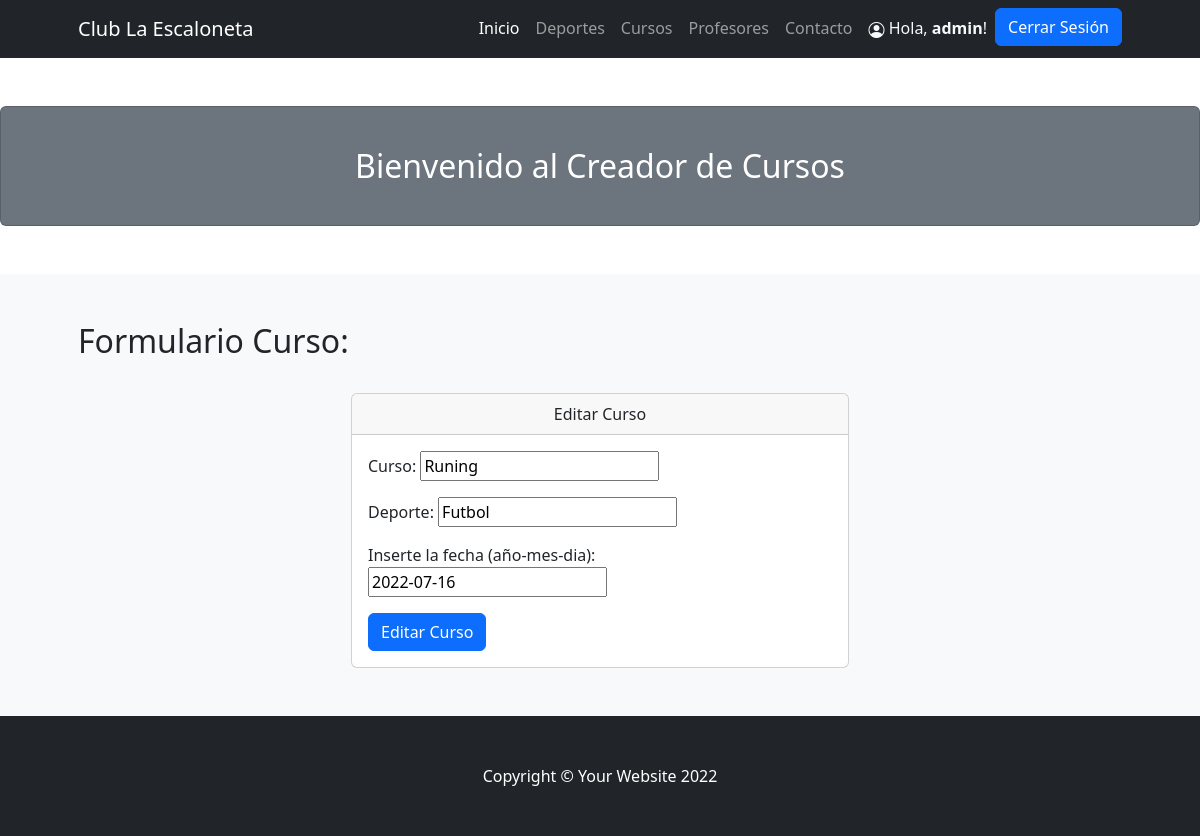
/editar_curso/1/ (signed in), run on the app's committed database.
### ClubAPP/models.py (models this page shows)
class Curso(models.Model):
    nombre = models.CharField(max_length=30)
    deporte = models.CharField(max_length=30)
    fecha = models.DateField(max_length=30)

### ClubAPP/views.py (the view, shortened to what this page needs)
# urls.py: path('editar_curso/<curso_id>/', editar_curso, name="Editar_curso"),
@staff_member_required
def editar_curso(request, curso_id):
    curso = Curso.objects.get(id=curso_id)
    formulario = NuevoCurso(initial={"nombre":curso.nombre,"deporte":curso.deporte,"fecha":curso.fecha})
    return render(request,"nuevo_curso.html",{"form":formulario,"accion":"Editar Curso"})

### ClubAPP/forms.py
class NuevoCurso(forms.Form):
    nombre = forms.CharField(max_length=30,label="Curso:")
    deporte = forms.CharField(max_length=30,label="Deporte:")
    fecha = forms.CharField(max_length=30,label="Inserte la fecha (año-mes-dia):")

### ClubAPP/template/nuevo_curso.html (shortened to what this page needs)
{% extends 'base.html' %}
{% load static %}
{% block contenidoPagina %}
{% load crispy_forms_tags %}
<div class="card text-white bg-secondary my-5 py-4 text-center">
    <div class="card-body"><h2 class="text-white m-0">Bienvenido al Creador de Cursos</h2></div>
</div>
<section class="bg-light py-5">
    <div class="container px-5">
        <h2>Formulario Curso:</h2>
        <br>
        <div class="row gx-5 justify-content-center">
            <div class="col-lg-6">
                <div class="card">
                    <div class="card-header text-center">
                        {{accion}}
                    </div>
                    <div class="card-body">
                        <form action="" method="post">
                            {{ form.as_p }}
                            <input type="submit" class="btn btn-primary" value="{{accion}}">
                        </form>
                    </div>
                </div>
            </div>
        </div>
    </div>
</section>
{% endblock %}

### ClubAPP/template/base.html (shortened to what this page needs)
{% load static %}
<!DOCTYPE html>
<html lang="en">
    <head>
        <link rel="stylesheet" href="https://cdn.jsdelivr.net/npm/bootstrap-icons@1.8.3/font/bootstrap-icons.css">
        <link href="{% static 'css/styles.css' %}" rel="stylesheet" />
        <link href="../assets/dist/css/bootstrap.min.css" rel="stylesheet">
  </head>
    </head>
    <body>
        <nav class="navbar navbar-expand-lg navbar-dark bg-dark">
            <div class="container px-5">
                <a class="navbar-brand" href="{% url 'Inicio' %}">Club La Escaloneta</a>
                <div class="collapse navbar-collapse" id="navbarSupportedContent">
                    <ul class="navbar-nav ms-auto mb-2 mb-lg-0">
                        <li class="nav-item"><a class="nav-link active" aria-current="page" href="{% url 'Inicio' %}">Inicio</a></li>
                        <li class="nav-item"><a class="nav-link" href="{% url 'Deportes' %}">Deportes</a></li>
                        <li class="nav-item"><a class="nav-link" href="{% url 'Cursos' %}">Cursos</a></li>
                        <li class="nav-item"><a class="nav-link" href="{% url 'Profesores' %}">Profesores</a></li>
                        <li class="nav-item"><a class="nav-link" href="{% url 'Contacto' %}">Contacto</a></li>
                        {% if user.is_authenticated %}
                            <li class="nav-item"><p class="text-light my-2 mx-2"> <i class="bi bi-person-circle"></i> Hola, <b>{{user.username}}</b>!</p></li>
                            <li class="nav-item"><a class="btn btn-primary" href="{% url 'Salida' %}">Cerrar Sesión</a></li>
                        {% else %}
                            <li class="nav-item"><a class="btn btn-primary mx-2" href="{% url 'Entrada' %}">Iniciar Sesión</a></li>
                            <li class="nav-item"><a class="btn btn-outline-primary" href="{% url 'Registro' %}">Registrarse</a></li>
                        {% endif %}
                    </ul>
                </div>
            </div>
        </nav>
        {% block contenidoPagina %}
        {% endblock %}
        <footer class="py-5 bg-dark">
            <div class="container px-4 px-lg-5"><p class="m-0 text-center text-white">Copyright &copy; Your Website 2022</p></div>
        </footer>
    </body>
</html>

### ClubAPP/template/base.html (style rules this page uses)
.bi { vertical-align: -.125em; fill: currentColor; }

### data on the page
Curso: nombre "Runing", deporte "Futbol", fecha "2022-07-16"

### other printed values
{{ user.username }} "admin"
{{ accion }} "Editar Curso"
